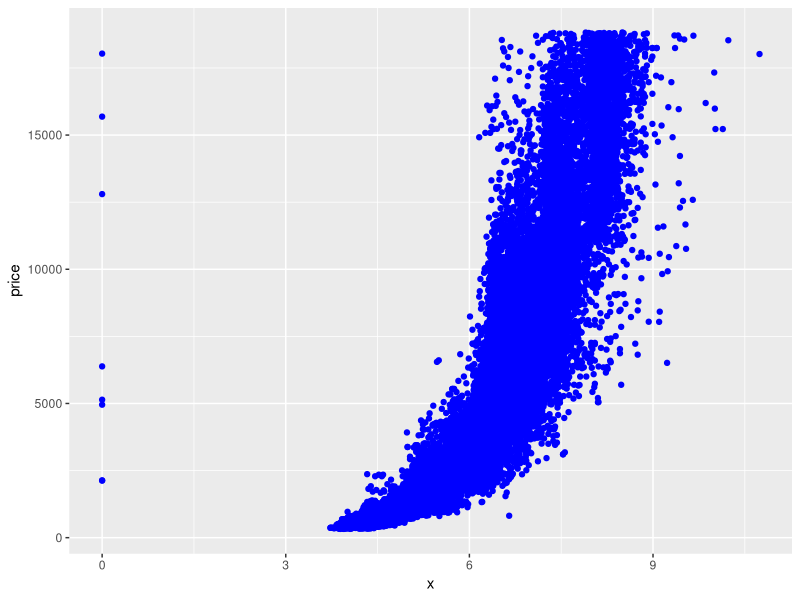
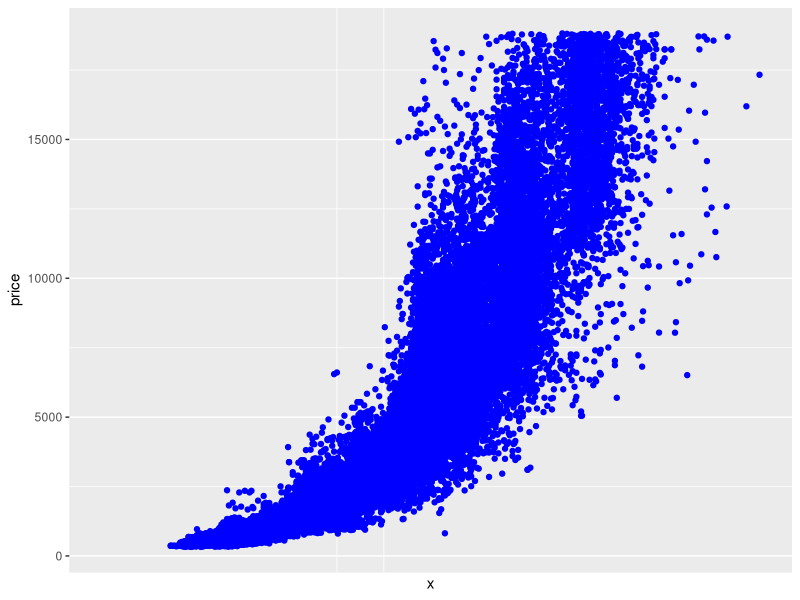
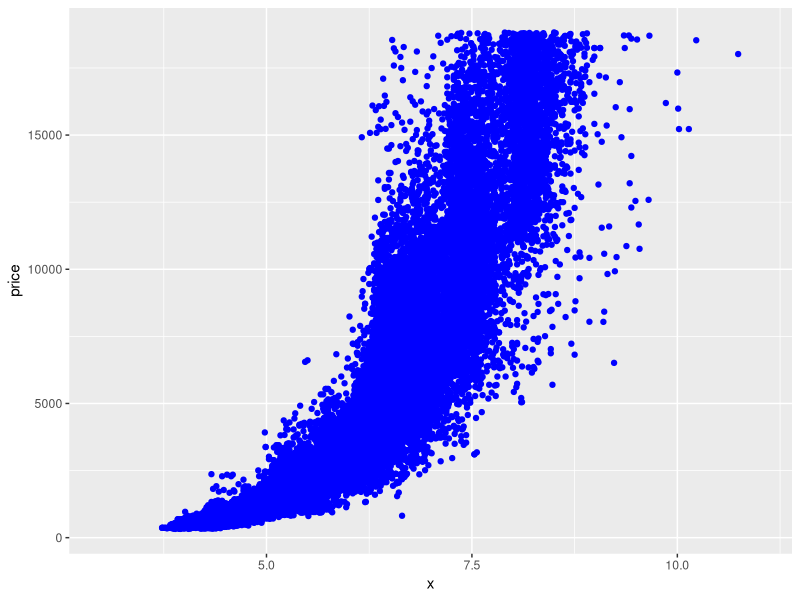
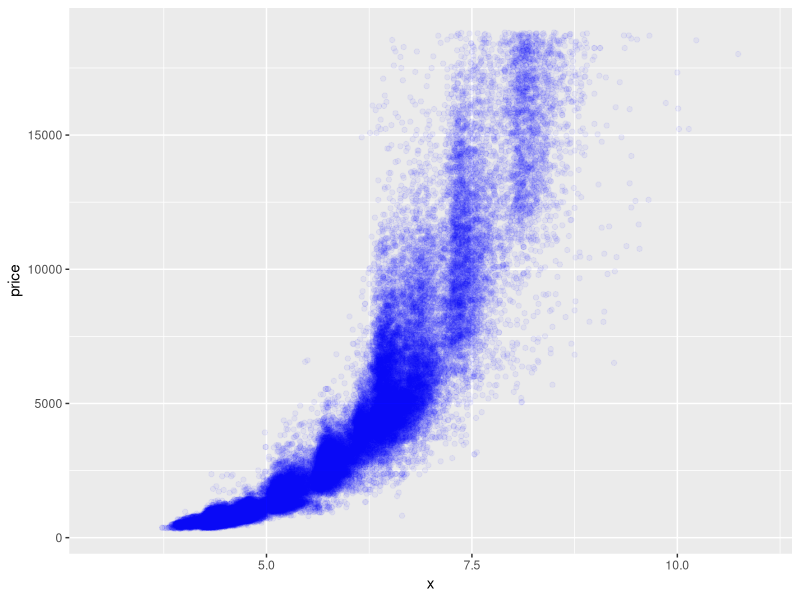
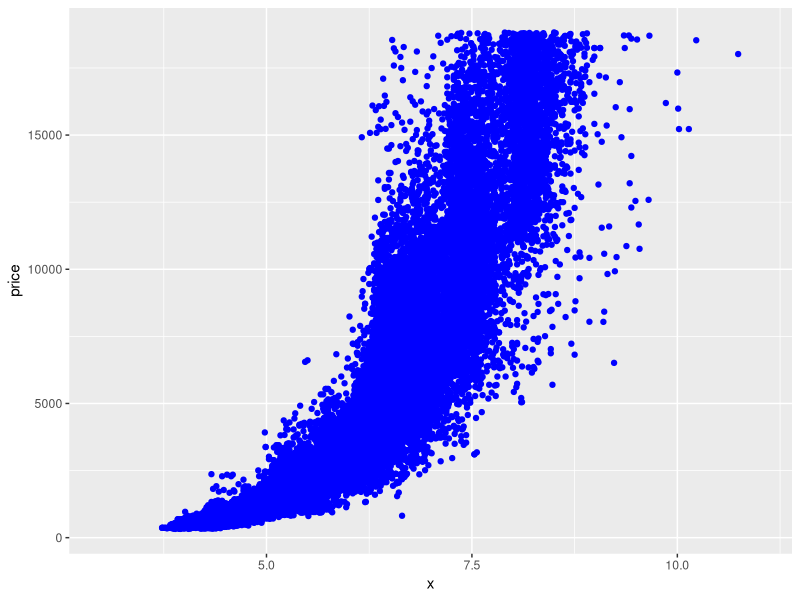
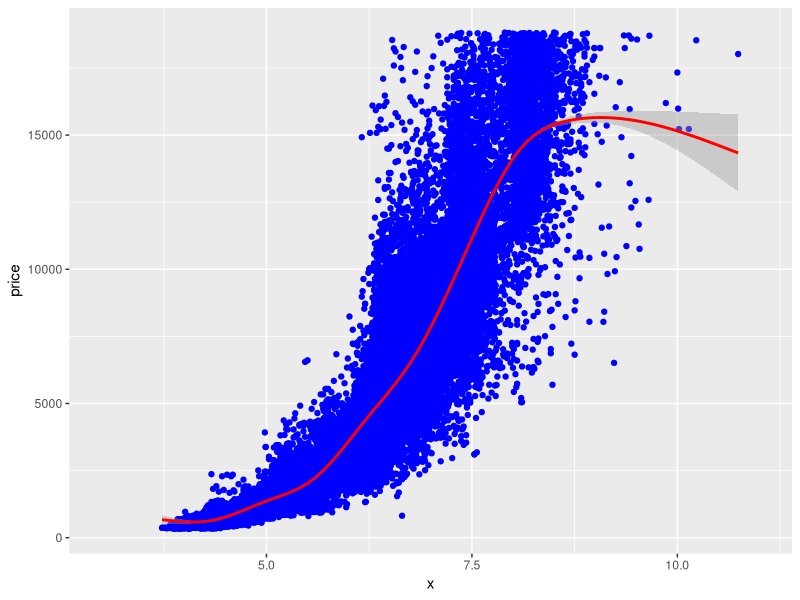
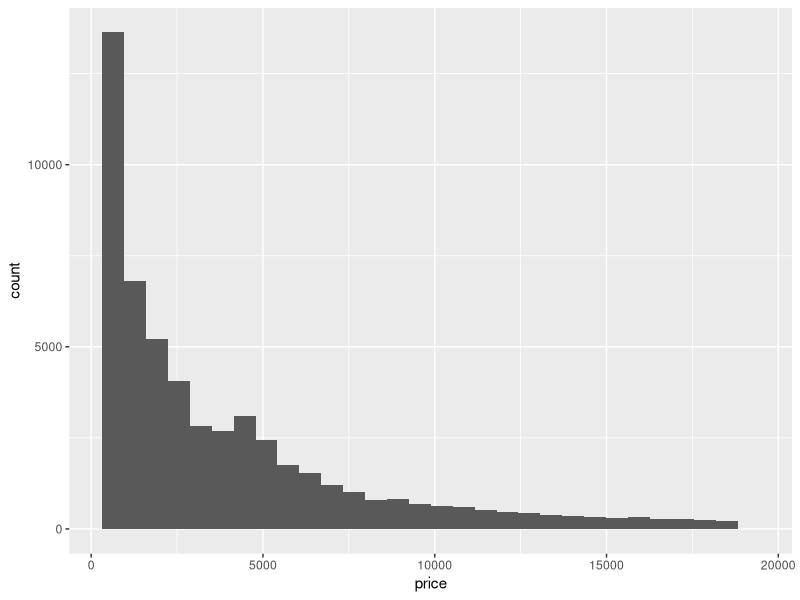
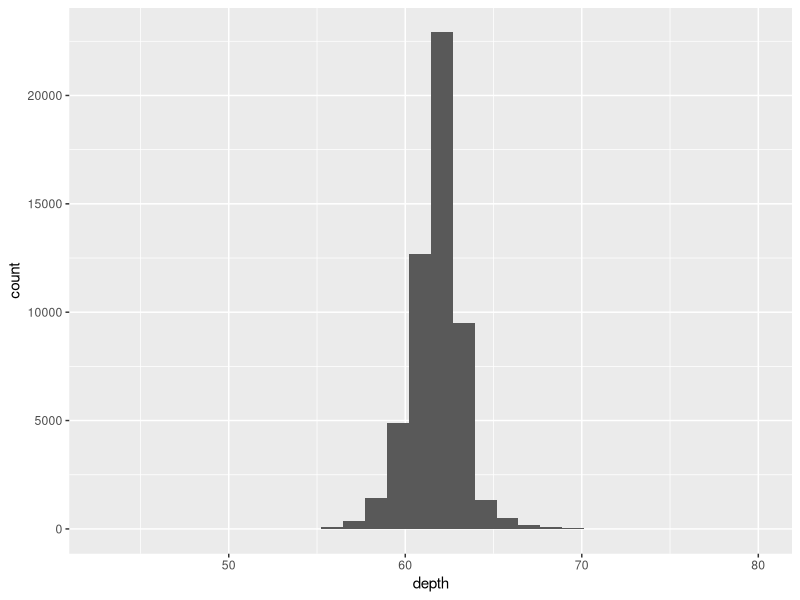

These charts were generated, in order, by the following R code:
## ---- chunk 1
library(ggplot2)
data(diamonds)

head(diamonds)
tail(diamonds)

## ---- chunk 2
ggplot(aes(x=x,y=price),data=diamonds) + geom_point(color="blue")

ggplot(aes(x=x,y=price),data=diamonds) + geom_point(color="blue") + scale_x_continuous(limit=c(3,10),breaks=c(0,11,1))


ggplot(aes(x=x,y=price),data=diamonds) + geom_point(color="blue") + scale_x_continuous(limit=c(3,11))

ggplot(aes(x=x,y=price),data=diamonds) + geom_point(alpha=1/20,color="blue") + scale_x_continuous(limit=c(3,11))

ggplot(aes(x=x,y=price),data=diamonds) + geom_point(color="blue") + scale_x_continuous(limit=c(3,11))

ggplot(aes(x=x,y=price),data=diamonds) + geom_point(color="blue") + scale_x_continuous(limit=c(3,11)) + geom_smooth(color="red")

summary(diamonds)

cor.test(diamonds$price,diamonds$x)
cor.test(diamonds$price,diamonds$y)
cor.test(diamonds$price,diamonds$z)
cor(diamonds$price,diamonds$x)
## ---- chunk 3
ggplot(aes(x=price),data=diamonds) + geom_histogram()
ggplot(aes(x=depth),data=diamonds) + geom_histogram()

ggplot(aes(x=depth,y=price),data=diamonds) + geom_point(color="blue")
## ---- chunk 4
ggplot(aes(x=depth,y=price),data=diamonds) +
  geom_point(color="blue",alpha=1/100) +
  scale_x_continuous(breaks=seq(0,80,2))
## ---- chunk 5
cor.test(diamonds$depth,diamonds$price)
## ---- chunk 6
ggplot(aes(x=carat,y=price),data=diamonds) +
  geom_point(color="blue")
## ---- chunk 7
diamonds$volume <- diamonds$x * diamonds$y * diamonds$z
ggplot(aes(x=volume,y=price),data=diamonds) +
  geom_point(color="blue")

# count(diamonds$volume == 0)
# detach("package:plyr", unload=TRUE)

data1 <- subset(diamonds,volume!=0 & volume <800)
head(data1)
cor.test(data1$price,data1$volume)

## ---- chunk 8
diamonds <- subset(diamonds,volume!=0 & volume <800)

ggplot(aes(x=volume,y=price),data=diamonds) +
  geom_point(color="blue",alpha=1/30,position=position_jitter(h=0)) +
  geom_smooth(method="lm")

## ---- chunk 9
library(dplyr)

diamond_clarity <- group_by(diamonds,clarity)
diamondsByClarity <- summarise(diamond_clarity,mean_price = mean(price),median_price=median(price), min_price=min(price), max_price=max(price), n = n())

head(diamondsByClarity)

## ---- chunk 10
data(diamonds)
library(dplyr)

diamonds_by_clarity <- group_by(diamonds, clarity)
diamonds_mp_by_clarity <- summarise(diamonds_by_clarity, mean_price = mean(price))

diamonds_by_color <- group_by(diamonds, color)
diamonds_mp_by_color <- summarise(diamonds_by_color, mean_price = mean(price))

head(diamonds_mp_by_clarity)
p1<-ggplot(aes(x=color,y=mean_price),data=diamonds_mp_by_color) + geom_bar(stat="identity")
p2<-ggplot(aes(x=clarity,y=mean_price),data=diamonds_mp_by_clarity) + geom_bar(stat="identity")

library(gridExtra)

grid.arrange(p1,p2)
